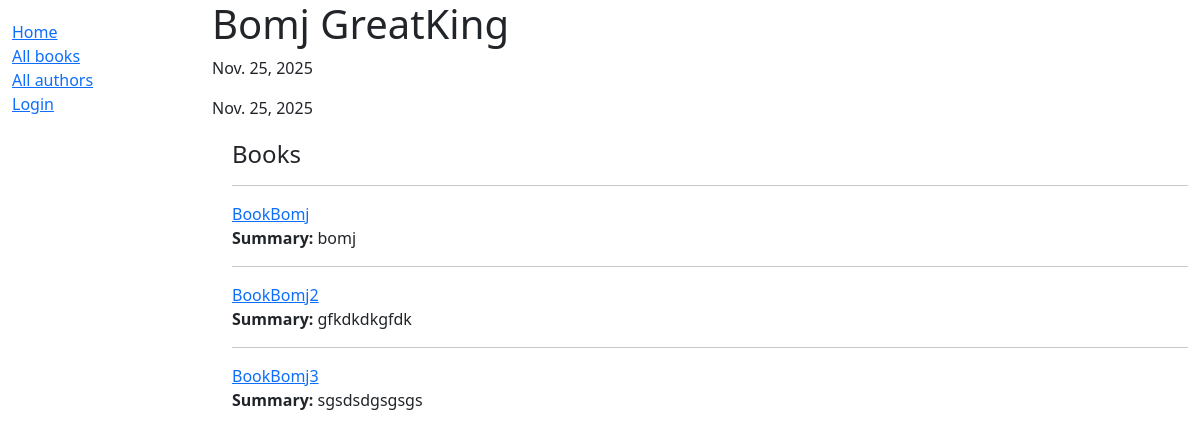
The app's page /catalog/author/1 with its own data.
### catalog/models.py (models this page shows, shortened)
class Author(models.Model):
            first_name = models.CharField(max_length=100)
            last_name = models.CharField(max_length=100)
            date_of_birth = models.DateField(null=True, blank=True)
            date_of_death = models.DateField('Died', null=True, blank=True)

class Book(models.Model):
    title = models.CharField(max_length=200)
    author = models.ForeignKey('Author', on_delete=models.SET_NULL, null=True)
    summary = models.TextField(max_length=1000, help_text="Enter a brief description of the book")
    isbn = models.CharField('ISBN',max_length=13, help_text='13 Character <a href="https://www.isbn-international.org/content/what-isbn">ISBN number</a>')
    genre = models.ManyToManyField(Genre, help_text="Select a genre for this book")
    def display_genre(self):
        """
        Creates a string for the Genre. This is required to display genre in Admin.
        """
        return ', '.join([genre.name for genre in self.genre.all()[:3]])
    display_genre.short_description = 'Genre'
    def get_absolute_url(self):
        return reverse('book-detail', args=[str(self.id)])

### catalog/views.py (the view)
# urls.py: path('author/<int:pk>', views.AuthorDetailView.as_view(), name='author-detail'),
class AuthorDetailView(generic.DetailView):
    model = Author
    template_name = 'catalog/author_detail.html'

### catalog/templates/catalog/author_detail.html (shortened to what this page needs)
{% extends "base_generic.html" %}
{% block content %}
  <h1>{{ author.first_name }} {{ author.last_name }}</h1>
  <p><strong></strong> {{ author.date_of_birth }}</p>
  <p><strong></strong> {{ author.date_of_death|default:"Still alive" }}</p>
  <div style="margin-left:20px;margin-top:20px">
    <h4>Books</h4>
    {% for book in author.book_set.all %}
      <hr />
      <a href="{{ book.get_absolute_url }}">{{ book.title }}</a>
      <p><strong>Summary:</strong> {{ book.summary }}</p>
    {% empty %}
      <p>This author hasn't written any books.</p>
    {% endfor %}
  </div>
{% endblock %}
{% block sidebar %}
  {{ block.super }}
{% endblock %}

### records on screen
Author: date_of_birth "Nov. 25, 2025", date_of_death "Nov. 25, 2025"
Book: title "BookBomj", summary "bomj"
Book: title "BookBomj2", summary "gfkdkdkgfdk"
Book: title "BookBomj3", summary "sgsdsdgsgsgs"
